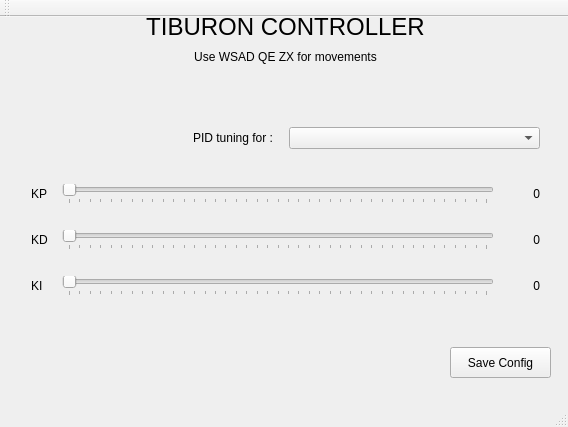
<?xml version="1.0" encoding="UTF-8"?>
<ui version="4.0">
 <class>MainWindow</class>
 <widget class="QMainWindow" name="MainWindow">
  <property name="geometry">
   <rect>
    <x>0</x>
    <y>0</y>
    <width>568</width>
    <height>427</height>
   </rect>
  </property>
  <property name="windowTitle">
   <string>MainWindow</string>
  </property>
  <widget class="QWidget" name="centralWidget">
   <widget class="QLabel" name="myLabel">
    <property name="geometry">
     <rect>
      <x>0</x>
      <y>30</y>
      <width>571</width>
      <height>20</height>
     </rect>
    </property>
    <property name="text">
     <string>Use WSAD QE ZX for movements</string>
    </property>
    <property name="alignment">
     <set>Qt::AlignCenter</set>
    </property>
   </widget>
   <widget class="QLabel" name="heading">
    <property name="geometry">
     <rect>
      <x>0</x>
      <y>0</y>
      <width>571</width>
      <height>20</height>
     </rect>
    </property>
    <property name="font">
     <font>
      <pointsize>18</pointsize>
     </font>
    </property>
    <property name="text">
     <string>TIBURON CONTROLLER</string>
    </property>
    <property name="textFormat">
     <enum>Qt::AutoText</enum>
    </property>
    <property name="alignment">
     <set>Qt::AlignCenter</set>
    </property>
   </widget>
   <widget class="QWidget" name="verticalLayoutWidget">
    <property name="geometry">
     <rect>
      <x>20</x>
      <y>70</y>
      <width>531</width>
      <height>251</height>
     </rect>
    </property>
    <layout class="QVBoxLayout" name="verticalLayout">
     <item>
      <layout class="QHBoxLayout" name="horizontalLayout">
       <item>
        <widget class="QLabel" name="label">
         <property name="text">
          <string>PID tuning for :   </string>
         </property>
         <property name="alignment">
          <set>Qt::AlignRight|Qt::AlignTrailing|Qt::AlignVCenter</set>
         </property>
        </widget>
       </item>
       <item>
        <widget class="QComboBox" name="comboBox">
         <property name="currentIndex">
          <number>-1</number>
         </property>
        </widget>
       </item>
      </layout>
     </item>
     <item>
      <layout class="QGridLayout" name="gridLayout">
       <item row="2" column="0">
        <widget class="QLabel" name="lkd">
         <property name="text">
          <string>KD</string>
         </property>
        </widget>
       </item>
       <item row="0" column="1">
        <widget class="QSlider" name="hs_kp">
         <property name="maximum">
          <number>400</number>
         </property>
         <property name="orientation">
          <enum>Qt::Horizontal</enum>
         </property>
         <property name="tickPosition">
          <enum>QSlider::TicksBelow</enum>
         </property>
        </widget>
       </item>
       <item row="4" column="1">
        <widget class="QSlider" name="hs_ki">
         <property name="maximum">
          <number>400</number>
         </property>
         <property name="singleStep">
          <number>1</number>
         </property>
         <property name="orientation">
          <enum>Qt::Horizontal</enum>
         </property>
         <property name="tickPosition">
          <enum>QSlider::TicksBelow</enum>
         </property>
         <property name="tickInterval">
          <number>0</number>
         </property>
        </widget>
       </item>
       <item row="2" column="1">
        <widget class="QSlider" name="hs_kd">
         <property name="focusPolicy">
          <enum>Qt::StrongFocus</enum>
         </property>
         <property name="maximum">
          <number>400</number>
         </property>
         <property name="orientation">
          <enum>Qt::Horizontal</enum>
         </property>
         <property name="tickPosition">
          <enum>QSlider::TicksBelow</enum>
         </property>
         <property name="tickInterval">
          <number>0</number>
         </property>
        </widget>
       </item>
       <item row="1" column="0">
        <spacer name="verticalSpacer_2">
         <property name="orientation">
          <enum>Qt::Vertical</enum>
         </property>
         <property name="sizeType">
          <enum>QSizePolicy::Fixed</enum>
         </property>
         <property name="sizeHint" stdset="0">
          <size>
           <width>25</width>
           <height>20</height>
          </size>
         </property>
        </spacer>
       </item>
       <item row="0" column="0">
        <widget class="QLabel" name="lkp">
         <property name="text">
          <string>KP</string>
         </property>
        </widget>
       </item>
       <item row="0" column="2">
        <widget class="QLabel" name="vkp">
         <property name="text">
          <string>0</string>
         </property>
         <property name="alignment">
          <set>Qt::AlignRight|Qt::AlignTrailing|Qt::AlignVCenter</set>
         </property>
        </widget>
       </item>
       <item row="2" column="2">
        <widget class="QLabel" name="vkd">
         <property name="text">
          <string>0</string>
         </property>
         <property name="alignment">
          <set>Qt::AlignRight|Qt::AlignTrailing|Qt::AlignVCenter</set>
         </property>
        </widget>
       </item>
       <item row="4" column="0">
        <widget class="QLabel" name="lki">
         <property name="text">
          <string>KI</string>
         </property>
        </widget>
       </item>
       <item row="4" column="2">
        <widget class="QLabel" name="vki">
         <property name="text">
          <string>0</string>
         </property>
         <property name="alignment">
          <set>Qt::AlignRight|Qt::AlignTrailing|Qt::AlignVCenter</set>
         </property>
        </widget>
       </item>
       <item row="3" column="0">
        <spacer name="verticalSpacer_3">
         <property name="orientation">
          <enum>Qt::Vertical</enum>
         </property>
         <property name="sizeType">
          <enum>QSizePolicy::Fixed</enum>
         </property>
         <property name="sizeHint" stdset="0">
          <size>
           <width>25</width>
           <height>20</height>
          </size>
         </property>
        </spacer>
       </item>
       <item row="1" column="2">
        <spacer name="horizontalSpacer">
         <property name="orientation">
          <enum>Qt::Horizontal</enum>
         </property>
         <property name="sizeType">
          <enum>QSizePolicy::Fixed</enum>
         </property>
         <property name="sizeHint" stdset="0">
          <size>
           <width>40</width>
           <height>20</height>
          </size>
         </property>
        </spacer>
       </item>
      </layout>
     </item>
    </layout>
   </widget>
   <widget class="QPushButton" name="pushButton">
    <property name="geometry">
     <rect>
      <x>450</x>
      <y>330</y>
      <width>101</width>
      <height>31</height>
     </rect>
    </property>
    <property name="text">
     <string>Save Config</string>
    </property>
   </widget>
  </widget>
  <widget class="QMenuBar" name="menuBar">
   <property name="geometry">
    <rect>
     <x>0</x>
     <y>0</y>
     <width>568</width>
     <height>25</height>
    </rect>
   </property>
  </widget>
  <widget class="QToolBar" name="mainToolBar">
   <attribute name="toolBarArea">
    <enum>TopToolBarArea</enum>
   </attribute>
   <attribute name="toolBarBreak">
    <bool>false</bool>
   </attribute>
  </widget>
  <widget class="QStatusBar" name="statusBar"/>
 </widget>
 <layoutdefault spacing="6" margin="11"/>
 <resources/>
 <connections/>
</ui>
